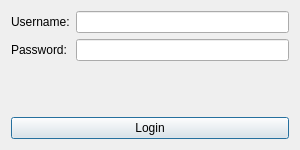
<?xml version="1.0" encoding="UTF-8"?>
<ui version="4.0">
 <class>LoginDialog</class>
 <widget class="QDialog" name="LoginDialog">
  <property name="geometry">
   <rect>
    <x>0</x>
    <y>0</y>
    <width>300</width>
    <height>150</height>
   </rect>
  </property>
  <property name="windowTitle">
   <string>Login</string>
  </property>
  <layout class="QVBoxLayout" name="verticalLayout">
   <item>
    <layout class="QFormLayout" name="formLayout">
     <item row="0" column="0">
      <widget class="QLabel" name="label">
       <property name="text">
        <string>Username:</string>
       </property>
      </widget>
     </item>
     <item row="0" column="1">
      <widget class="QLineEdit" name="username_input"/>
     </item>
     <item row="1" column="0">
      <widget class="QLabel" name="label_2">
       <property name="text">
        <string>Password:</string>
       </property>
      </widget>
     </item>
     <item row="1" column="1">
      <widget class="QLineEdit" name="password_input">
       <property name="echoMode">
        <enum>QLineEdit::Password</enum>
       </property>
      </widget>
     </item>
    </layout>
   </item>
   <item>
    <widget class="QPushButton" name="login_button">
     <property name="text">
      <string>Login</string>
     </property>
    </widget>
   </item>
  </layout>
 </widget>
 <resources/>
 <connections/>
</ui>
